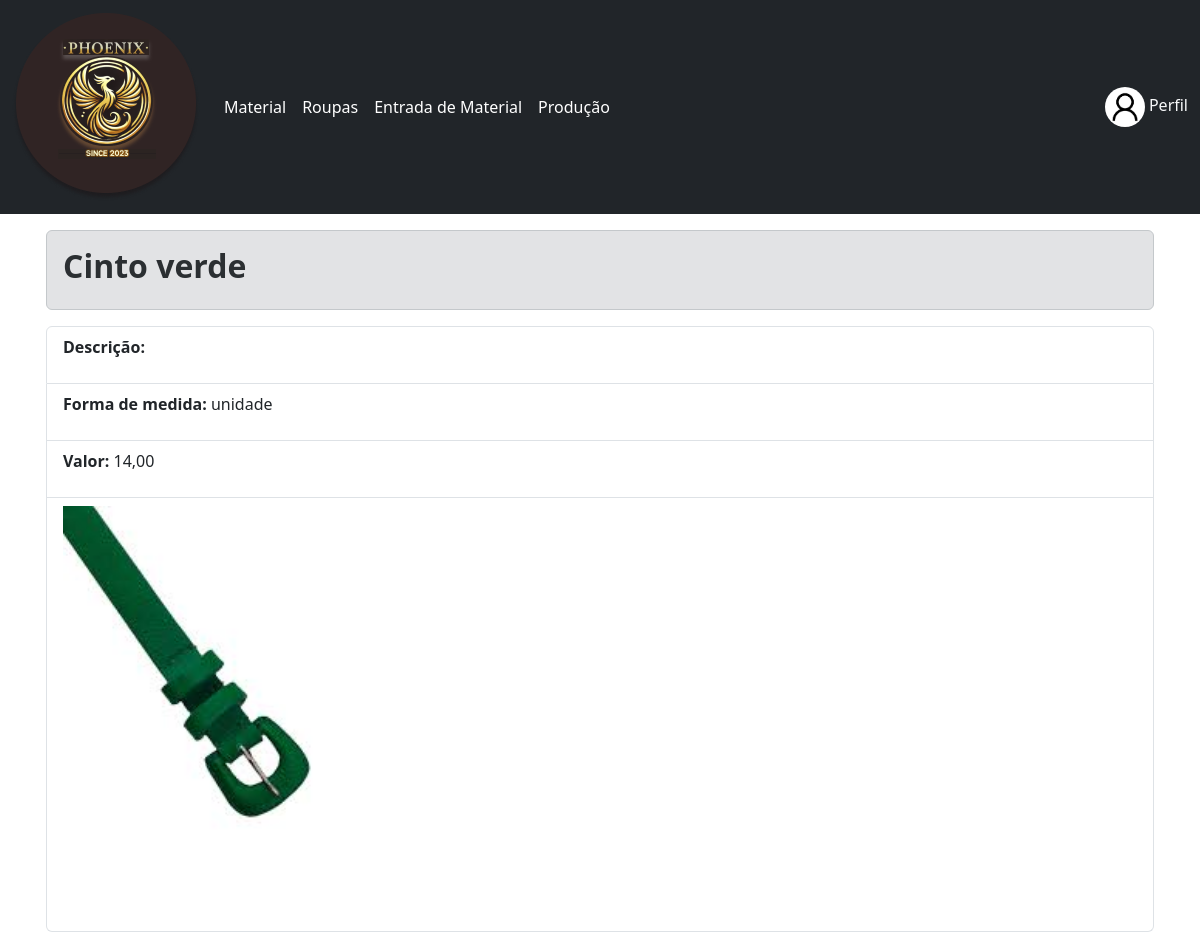
The page /materiais/19/ (signed in) on the database its author committed.
### usuario/models.py (models this page shows, shortened)
class CustomUser(AbstractUser):
    linguagem = [
        ('pt-br', 'Português - Brasil'),
        ('eng', 'Inglês (Indisponível)')
    ]
    cpf = models.CharField(max_length=11, unique=True, verbose_name="CPF")
    profile_picture = models.ImageField(upload_to='profile_pictures/', blank=True, null=True)
    idioma = models.CharField(verbose_name="Idioma", null=False, blank=False,  choices=linguagem, default='pt-br', max_length=7)

### material/models.py (models this page shows, shortened)
class Material(models.Model):
    nome = models.CharField(verbose_name="Nome", max_length=100, null=False, blank=False)
    descricao = models.TextField(verbose_name="Descrição", null=True, blank=True)
    unid_medida = models.CharField(verbose_name="Unidade de Medida", max_length=30, null=False, blank=True)
    valor = models.DecimalField(verbose_name="Valor", null=False, blank=False, max_digits=10, decimal_places=2)
    imagem = models.ImageField(upload_to="fotos/")

### material/views.py (the view)
# urls.py: path('<int:pk>/', MaterialDetailView.as_view(), name='material_detail'),
class MaterialDetailView(LoginRequiredMixin,DetailView):
    model= Material
    template_name = 'material_detail_view.html'

### material/templates/material_detail_view.html (shortened to what this page needs)
{% extends 'base.html' %}
{% block content %}
<div class="alert alert-secondary" role="alert">
    <h2><strong>{{ object.nome}}</strong></h2>
</div>
<ul class="list-group">
    <li class="list-group-item"><p><strong>Descrição:</strong> {{ object.descricao }}</p></li>
    <li class="list-group-item"><p><strong>Forma de medida:</strong> {{ object.unid_medida }}</p></li>
    <li class="list-group-item"><p><strong>Valor:</strong> {{ object.valor}}</p></li>
    <li class="list-group-item"><p><img src="{{object.imagem.url}}" alt="{{ musica.titulo }}" width=300></p></li>
  </ul>
{% endblock %}

### dashboard/templates/base.html (shortened to what this page needs)
<!DOCTYPE html>
<html lang="pt-br">
<head>
    <link href="https://cdn.jsdelivr.net/npm/bootstrap@5.3.3/dist/css/bootstrap.min.css" rel="stylesheet">
    {%load static%}
</head>
<body>
    <nav class="navbar navbar-expand-lg navbar-dark bg-dark">
        <div class="container-fluid">
            <a class="navbar-brand" href="{% url 'dashboard' %}">
                <img src="{% static 'imagens/logo.png' %}" alt="Phoenix">
            </a>
            <div class="collapse navbar-collapse" id="navbarNav">
                <ul class="navbar-nav">
                    <li class="nav-item">
                        <a class="nav-link active" aria-current="page" href="{% url 'material_list' %}">Material</a></li>
                    <li> <a class="nav-link active" aria-current="page" href="{% url 'roupa_list' %}">Roupas</a></li>
                    <li> <a class="nav-link active" aria-current="page" href="{% url 'movimentacao_list' %}">Entrada de Material</a></li>
                    <li> <a class="nav-link active" aria-current="page" href="{% url 'producao_list' %}">Produção</a></li>
                    </ul>
                    <span class="ms-auto">
                    {% if user.is_authenticated %}
                    <span class="navbar-text ms-auto">
                        {% if user.profile_picture %}
                        <img src="{{ user.profile_picture.url }}" alt="Foto de Perfil" class="rounded-circle" style="width: 40px; height: 40px;">
                        {% else %}
                        <img src="{% static 'imagens/default_profile.png' %}" alt="Foto Padrão" class="rounded-circle" style="width: 40px; height: 40px;">
                        {% endif %}
                        <a class="nav-link d-inline-block link-light" href="{% url 'profile' %}">Perfil</a>
                    </span>
                    {% endif %}
                </span>
            </div>
        </div>
    </nav>
    <div class="container py-3 px-3">
        {% block content %}
        {% endblock %}
    </div>
</body>
</html>

### rows shown on the page
CustomUser: profile_picture (picture)
Material: nome "Cinto verde", unid_medida "unidade", valor "14,00", imagem (picture)
